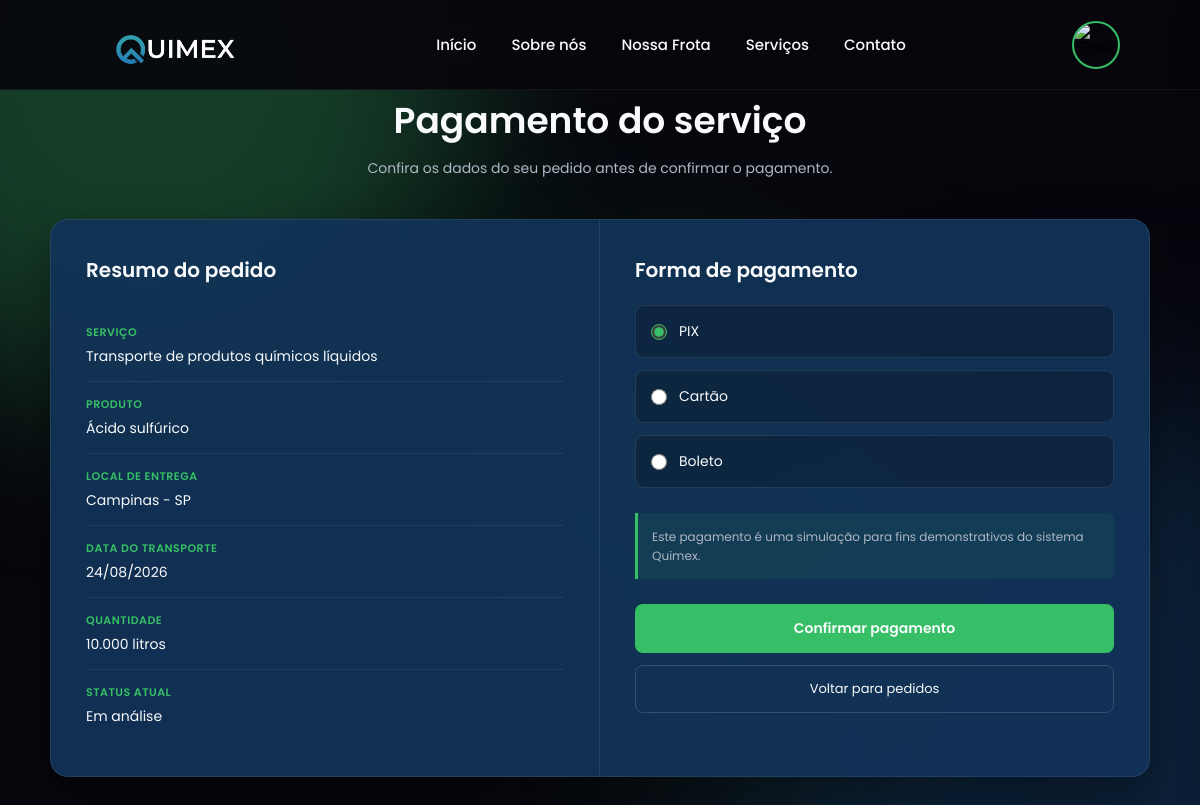
/user/pagamento.php?id=1 (signed in), run on the app's committed database.
### tables this page shows
CREATE TABLE solicitacoes (
    id_solicitacao INT AUTO_INCREMENT PRIMARY KEY,
    id_user INT NOT NULL,
    servico VARCHAR(150) NOT NULL,
    produto VARCHAR(150) NOT NULL,
    local_entrega VARCHAR(255) NOT NULL,
    data_transporte DATE NOT NULL,
    quantidade VARCHAR(100),
    observacoes TEXT,
    status ENUM('Aguardando pagamento',
    'Separando pedido',
    'Em transporte',
    'Concluído',
    'Cancelado')
        DEFAULT 'Aguardando pagamento',
    data_solicitacao DATETIME DEFAULT CURRENT_TIMESTAMP,

    FOREIGN KEY (id_user)
    REFERENCES users(id_user)
    ON DELETE CASCADE
);

### crud.php (called while the page is built, shortened)
<?php
try {
    function read($pdo, $table, $where = null) {
        $sql = "SELECT * FROM $table";
        if ($where) {
            $sql .= " WHERE $where";
        }
        $stmt = $pdo->query($sql);
        return $stmt->fetch(PDO::FETCH_ASSOC);
    }
} catch (PDOException $e) {
    die("Erro de conexão: " . $e->getMessage());
}

### user/pagamento.php (the view, shortened to what this page needs)
<?php
require_once '../crud.php';
$id_user = $_SESSION['id_user'];
$id_pedido = $_GET['id'];
$pedido = read(
    $pdo,
    'solicitacoes',
    "id_solicitacao = $id_pedido AND id_user = $id_user"
);
?>
<!DOCTYPE html>
<html lang="pt-br">
<head>
    <link rel="stylesheet" href="/TCC-Quimex/css/pagamento.css">
</head>
<body>
    <?php require_once '../partial/header.php'; ?>
    <main class="pagina-pagamento">
        <section class="pagamento-container">
            <div class="titulo-pagamento">
                <span>QUIMEX</span>
                <h1>Pagamento do serviço</h1>
                <p>
                    Confira os dados do seu pedido antes de confirmar o pagamento.
                </p>
            </div>
            <div class="pagamento-card">
                <div class="pedido-info">
                    <h2>Resumo do pedido</h2>
                    <div class="info">
                        <span>Serviço</span>
                        <p>
                            <?php echo $pedido['servico']; ?>
                        </p>
                    </div>
                    <div class="info">
                        <span>Produto</span>
                        <p>
                            <?php echo $pedido['produto']; ?>
                        </p>
                    </div>
                    <div class="info">
                        <span>Local de entrega</span>
                        <p>
                            <?php echo $pedido['local_entrega']; ?>
                        </p>
                    </div>
                    <div class="info">
                        <span>Data do transporte</span>
                        <p>
                            <?php
                            echo date(
                                'd/m/Y',
                                strtotime($pedido['data_transporte'])
                            );
                            ?>
                        </p>
                    </div>
                    <div class="info">
                        <span>Quantidade</span>
                        <p>
                            <?php echo $pedido['quantidade']; ?>
                        </p>
                    </div>
                    <div class="info">
                        <span>Status atual</span>
                        <p>
                            <?php echo $pedido['status']; ?>
                        </p>
                    </div>
                </div>
                <div class="pagamento-area">
                    <h2>Forma de pagamento</h2>
                    <div class="formas">
                        <label>
                            <input
                                type="radio"
                                name="pagamento"
                                value="PIX"
                                checked
                            >
                            PIX
                        </label>
                        <label>
                            <input
                                type="radio"
                                name="pagamento"
                                value="Cartão"
                            >
                            Cartão
                        </label>
                        <label>
                            <input
                                type="radio"
                                name="pagamento"
                                value="Boleto"
                            >
                            Boleto
                        </label>
                    </div>
                    <p class="aviso">
                        Este pagamento é uma simulação para fins
                        demonstrativos do sistema Quimex.
                    </p>
                    <form
                        action="<?php echo $base; ?>function/processar_pagamento.php"
                        method="POST"
                    >
                        <button
                            type="submit"
                            class="btn-confirmar"
                        >
                            Confirmar pagamento
                        </button>
                    </form>
                    <a
                        href="<?php echo $base; ?>user/pedidos.php"
                        class="btn-voltar"
                    >
                        Voltar para pedidos
                    </a>
                </div>
            </div>
        </section>
    </main>
</body>
</html>

### css/pagamento.css (style rules this page uses)
:root { --black: #07060D; --blue: #123458; --white: #F8FAFC; --green-dark: #164030; --green: #36BF66; --gray: #aeb7c4; }
* { margin: 0; padding: 0; box-sizing: border-box; }
body { font-family: 'Poppins', sans-serif; background: var(--black); color: var(--white); overflow-x: hidden; }
body::before { content: ""; position: fixed; width: 650px; height: 650px; top: -250px; left: -180px; border-radius: 50%; background: rgba(54, 191, 102, 0.30); filter: blur(90px); animation: luzVerde 8s ease-in-out infinite alternate; pointer-events: none; z-index: -2; }
body::after { content: ""; position: fixed; width: 750px; height: 750px; right: -300px; bottom: -300px; border-radius: 50%; background: rgba(18, 52, 88, 0.60); filter: blur(100px); animation: luzAzul 10s ease-in-out infinite alternate; pointer-events: none; z-index: -2; }
.pagina-pagamento { min-height: calc(100vh - 80px); padding: 60px 30px 80px; position: relative; isolation: isolate; background: radial-gradient( circle at 50% 50%, rgba(54, 191, 102, 0.08), transparent 45% ); }
.pagina-pagamento::before { content: ""; position: absolute; width: 450px; height: 450px; top: 35%; left: 40%; border-radius: 50%; background: rgba(54, 191, 102, 0.16); filter: blur(100px); animation: luzCentral 7s ease-in-out infinite alternate; pointer-events: none; z-index: -1; }
.pagamento-container { width: 100%; max-width: 1100px; margin: 0 auto; }
.titulo-pagamento { text-align: center; margin-bottom: 40px; }
.titulo-pagamento span { color: var(--green); font-size: 14px; font-weight: 700; letter-spacing: 4px; }
.titulo-pagamento h1 { margin-top: 8px; font-size: 36px; font-weight: 600; }
.titulo-pagamento p { margin-top: 10px; color: var(--gray); font-size: 14px; }
.pagamento-card { display: grid; grid-template-columns: 1fr 1fr; background: rgba(18, 52, 88, 0.92); border: 1px solid rgba(248, 250, 252, 0.08); border-radius: 18px; overflow: hidden; box-shadow: 0 20px 50px rgba(0, 0, 0, 0.40); backdrop-filter: blur(10px); }
.pedido-info { padding: 35px; border-right: 1px solid rgba(248, 250, 252, 0.08); }
.pedido-info h2, .pagamento-area h2 { font-size: 20px; margin-bottom: 25px; font-weight: 600; }
.info { padding: 14px 0; border-bottom: 1px solid rgba(248, 250, 252, 0.07); }
.info:last-child { border-bottom: none; }
.info span { display: block; color: var(--green); font-size: 11px; font-weight: 600; text-transform: uppercase; letter-spacing: 0.5px; margin-bottom: 5px; }
.info p { color: var(--white); font-size: 14px; line-height: 1.5; }
.pagamento-area { padding: 35px; display: flex; flex-direction: column; }
.pagamento-area h2 { margin-bottom: 20px; }
.formas { display: flex; flex-direction: column; gap: 12px; margin-bottom: 25px; }
.formas label { display: flex; align-items: center; gap: 12px; padding: 15px; border: 1px solid rgba(248, 250, 252, 0.10); border-radius: 9px; background: rgba(7, 6, 13, 0.25); cursor: pointer; font-size: 14px; transition: 0.3s ease; }
.formas input { width: 16px; height: 16px; accent-color: var(--green); cursor: pointer; }
.aviso { padding: 14px; margin-bottom: 25px; border-left: 3px solid var(--green); background: rgba(54, 191, 102, 0.08); color: var(--gray); font-size: 12px; line-height: 1.6; border-radius: 0 7px 7px 0; }
.btn-confirmar { width: 100%; padding: 14px 20px; border: none; border-radius: 8px; background: var(--green); color: var(--white); font-family: 'Poppins', sans-serif; font-size: 14px; font-weight: 600; cursor: pointer; transition: 0.3s ease; }
.btn-voltar { display: block; width: 100%; margin-top: 12px; padding: 13px 20px; border: 1px solid rgba(248, 250, 252, 0.15); border-radius: 8px; color: var(--white); text-align: center; text-decoration: none; font-size: 13px; transition: 0.3s ease; }

### css/header.css (style rules this page uses)
:root { --black: #07060D; --dark-blue: #123458; --white: #F8FAFC; --dark-green: #164030; --green: #36BF66; --gray-text: rgba(248,250,252,0.75); --gray-border: rgba(255,255,255,0.12); --shadow-green: 0 0 25px rgba(54,191,102,0.25); --shadow-blue: 0 0 30px rgba(18,52,88,0.35); --transition: 0.3s ease; }

### data on the page
solicitacoes: servico "Transporte de produtos químicos líquidos", produto "Ácido sulfúrico", local_entrega "Campinas - SP", data_transporte "24/08/2026", quantidade "10.000 litros", status "Em análise"
